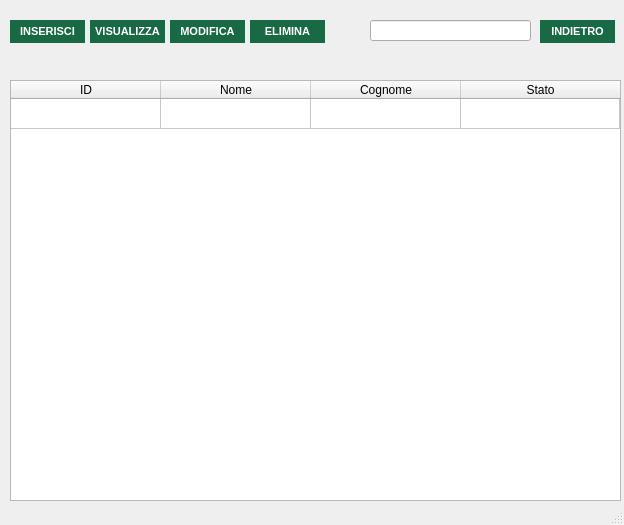
<?xml version="1.0" encoding="UTF-8"?>
<ui version="4.0">
 <class>MainWindow</class>
 <widget class="QMainWindow" name="MainWindow">
  <property name="geometry">
   <rect>
    <x>0</x>
    <y>0</y>
    <width>624</width>
    <height>525</height>
   </rect>
  </property>
  <property name="sizePolicy">
   <sizepolicy hsizetype="Fixed" vsizetype="Fixed">
    <horstretch>0</horstretch>
    <verstretch>0</verstretch>
   </sizepolicy>
  </property>
  <property name="minimumSize">
   <size>
    <width>624</width>
    <height>525</height>
   </size>
  </property>
  <property name="maximumSize">
   <size>
    <width>624</width>
    <height>525</height>
   </size>
  </property>
  <property name="windowTitle">
   <string>Gestione Operatori</string>
  </property>
  <property name="windowIcon">
   <iconset resource="xz.qrc">
    <normaloff>:/images/images/AnconAmbiente_Logo.png</normaloff>:/images/images/AnconAmbiente_Logo.png</iconset>
  </property>
  <property name="tabShape">
   <enum>QTabWidget::Rounded</enum>
  </property>
  <widget class="QWidget" name="listaoperatori_widget">
   <widget class="QPushButton" name="modifica_button">
    <property name="geometry">
     <rect>
      <x>170</x>
      <y>20</y>
      <width>75</width>
      <height>23</height>
     </rect>
    </property>
    <property name="styleSheet">
     <string notr="true">QPushButton{
background-color:rgb(24, 105, 68);
color: white;
border-style: outset;
font:  bold 11px


}

QPushButton:hover{
background-color:rgb(170, 203, 108);
color: white;
border-style: outset;
font:  bold 11px
}</string>
    </property>
    <property name="text">
     <string>MODIFICA</string>
    </property>
   </widget>
   <widget class="QPushButton" name="visualizza_button">
    <property name="geometry">
     <rect>
      <x>90</x>
      <y>20</y>
      <width>75</width>
      <height>23</height>
     </rect>
    </property>
    <property name="styleSheet">
     <string notr="true">QPushButton{
background-color:rgb(24, 105, 68);
color: white;
border-style: outset;
font:  bold 11px


}

QPushButton:hover{
background-color:rgb(170, 203, 108);
color: white;
border-style: outset;
font:  bold 11px
}</string>
    </property>
    <property name="text">
     <string>VISUALIZZA</string>
    </property>
   </widget>
   <widget class="QPushButton" name="inserisci_button">
    <property name="geometry">
     <rect>
      <x>10</x>
      <y>20</y>
      <width>75</width>
      <height>23</height>
     </rect>
    </property>
    <property name="styleSheet">
     <string notr="true">QPushButton{
background-color:rgb(24, 105, 68);
color: white;
border-style: outset;
font:  bold 11px


}

QPushButton:hover{
background-color:rgb(170, 203, 108);
color: white;
border-style: outset;
font:  bold 11px
}</string>
    </property>
    <property name="text">
     <string>INSERISCI</string>
    </property>
   </widget>
   <widget class="QLineEdit" name="search_field">
    <property name="geometry">
     <rect>
      <x>370</x>
      <y>20</y>
      <width>161</width>
      <height>21</height>
     </rect>
    </property>
   </widget>
   <widget class="QTableWidget" name="tabella_operatori">
    <property name="geometry">
     <rect>
      <x>10</x>
      <y>80</y>
      <width>611</width>
      <height>421</height>
     </rect>
    </property>
    <attribute name="horizontalHeaderDefaultSectionSize">
     <number>150</number>
    </attribute>
    <attribute name="horizontalHeaderShowSortIndicator" stdset="0">
     <bool>false</bool>
    </attribute>
    <attribute name="horizontalHeaderStretchLastSection">
     <bool>true</bool>
    </attribute>
    <attribute name="verticalHeaderVisible">
     <bool>false</bool>
    </attribute>
    <attribute name="verticalHeaderCascadingSectionResizes">
     <bool>false</bool>
    </attribute>
    <row>
     <property name="text">
      <string>DADADAD</string>
     </property>
    </row>
    <column>
     <property name="text">
      <string>ID</string>
     </property>
    </column>
    <column>
     <property name="text">
      <string>Nome</string>
     </property>
    </column>
    <column>
     <property name="text">
      <string>Cognome</string>
     </property>
    </column>
    <column>
     <property name="text">
      <string>Stato</string>
     </property>
    </column>
   </widget>
   <widget class="QPushButton" name="indietr_button">
    <property name="geometry">
     <rect>
      <x>540</x>
      <y>20</y>
      <width>75</width>
      <height>23</height>
     </rect>
    </property>
    <property name="styleSheet">
     <string notr="true">QPushButton{
background-color:rgb(24, 105, 68);
color: white;
border-style: outset;
font:  bold 11px


}

QPushButton:hover{
background-color:rgb(170, 203, 108);
color: white;
border-style: outset;
font:  bold 11px
}</string>
    </property>
    <property name="text">
     <string>INDIETRO</string>
    </property>
   </widget>
   <widget class="QLabel" name="label">
    <property name="geometry">
     <rect>
      <x>350</x>
      <y>20</y>
      <width>21</width>
      <height>21</height>
     </rect>
    </property>
    <property name="text">
     <string>&lt;html&gt;&lt;head/&gt;&lt;body&gt;&lt;p&gt;&lt;img src=&quot;:/images/images/loupe (1) (1).png&quot;/&gt;&lt;/p&gt;&lt;/body&gt;&lt;/html&gt;</string>
    </property>
   </widget>
   <widget class="QLabel" name="label_2">
    <property name="geometry">
     <rect>
      <x>13</x>
      <y>60</y>
      <width>601</width>
      <height>16</height>
     </rect>
    </property>
    <property name="text">
     <string/>
    </property>
   </widget>
   <widget class="QPushButton" name="elimina_button">
    <property name="geometry">
     <rect>
      <x>250</x>
      <y>20</y>
      <width>75</width>
      <height>23</height>
     </rect>
    </property>
    <property name="styleSheet">
     <string notr="true">QPushButton{
background-color:rgb(24, 105, 68);
color: white;
border-style: outset;
font:  bold 11px


}

QPushButton:hover{
background-color:rgb(170, 203, 108);
color: white;
border-style: outset;
font:  bold 11px
}</string>
    </property>
    <property name="text">
     <string>ELIMINA</string>
    </property>
   </widget>
  </widget>
  <widget class="QStatusBar" name="statusbar"/>
 </widget>
 <resources>
  <include location="xz.qrc"/>
 </resources>
 <connections/>
</ui>
